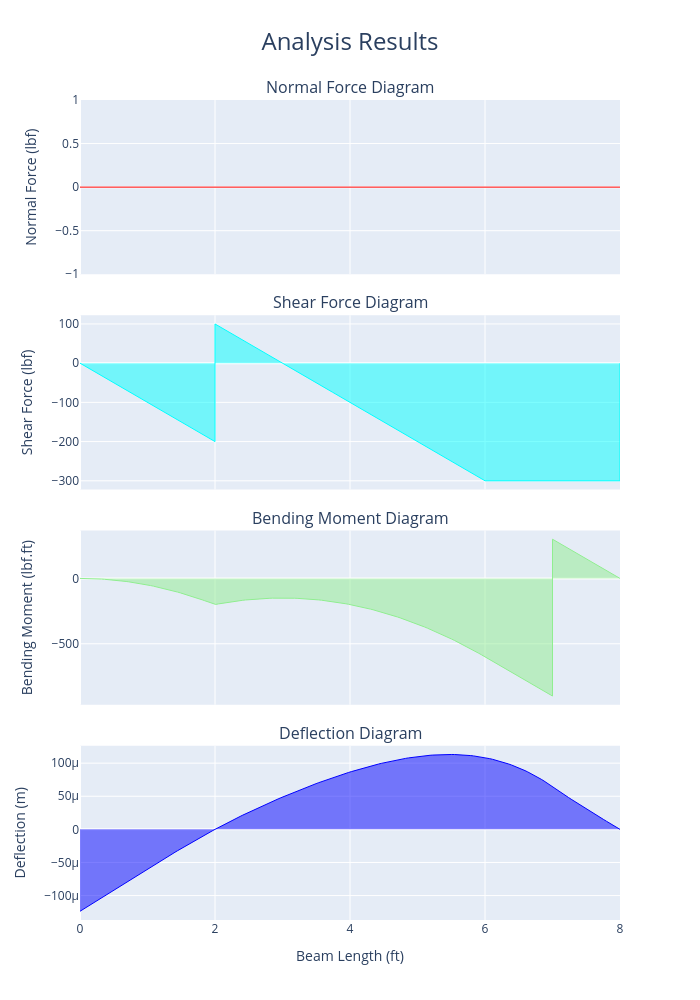

The notebook cell this image was saved under:
### Code cell
fig = beam.plot_beam_internal()
fig.show()

### Figure 1 — Plotly figure (JSON) as saved in the notebook; plotly's stock layout.template omitted (floating-point values rounded to 4 significant figures; data arrays with more than 128 entries replaced by an {"elided": "..."} marker saying what was removed)
{"data": [{"fill": "tozeroy", "hovertemplate": "x: %{x:.3f} %{meta[0]}<br>f(x): %{y:.3f} %{meta[1]}", "line": {"color": "red", "width": 1}, "meta": ["ft", "lbf"], "mode": "lines", "name": "Normal Force", "type": "scatter", "x": {"elided": "208 float values"}, "xaxis": "x", "y": {"elided": "208 int values"}, "yaxis": "y"}, {"fill": "tozeroy", "hovertemplate": "x: %{x:.3f} %{meta[0]}<br>f(x): %{y:.3f} %{meta[1]}", "line": {"color": "aqua", "width": 1}, "meta": ["ft", "lbf"], "mode": "lines", "name": "Shear Force", "type": "scatter", "x": {"elided": "208 float values"}, "xaxis": "x2", "y": {"elided": "208 float values"}, "yaxis": "y2"}, {"fill": "tozeroy", "hovertemplate": "x: %{x:.3f} %{meta[0]}<br>f(x): %{y:.3f} %{meta[1]}", "line": {"color": "lightgreen", "width": 1}, "meta": ["ft", "lbf.ft"], "mode": "lines", "name": "Bending Moment", "type": "scatter", "x": {"elided": "208 float values"}, "xaxis": "x3", "y": {"elided": "208 float values"}, "yaxis": "y3"}, {"fill": "tozeroy", "hovertemplate": "x: %{x:.3f} %{meta[0]}<br>f(x): %{y:.3f} %{meta[1]}", "line": {"color": "blue", "width": 1}, "meta": ["ft", "m"], "mode": "lines", "name": "Deflection", "type": "scatter", "x": {"elided": "208 float values"}, "xaxis": "x4", "y": {"elided": "208 float values"}, "yaxis": "y4"}], "layout": {"annotations": [{"font": {"size": 16}, "showarrow": false, "text": "Normal Force Diagram", "x": 0.5, "xanchor": "center", "xref": "paper", "y": 1, "yanchor": "bottom", "yref": "paper"}, {"font": {"size": 16}, "showarrow": false, "text": "Shear Force Diagram", "x": 0.5, "xanchor": "center", "xref": "paper", "y": 0.7375, "yanchor": "bottom", "yref": "paper"}, {"font": {"size": 16}, "showarrow": false, "text": "Bending Moment Diagram", "x": 0.5, "xanchor": "center", "xref": "paper", "y": 0.475, "yanchor": "bottom", "yref": "paper"}, {"font": {"size": 16}, "showarrow": false, "text": "Deflection Diagram", "x": 0.5, "xanchor": "center", "xref": "paper", "y": 0.2125, "yanchor": "bottom", "yref": "paper"}], "height": 1000, "showlegend": false, "title": {"font": {"size": 24}, "text": "Analysis Results", "x": 0.5}, "width": 700, "xaxis": {"anchor": "y", "domain": [0, 1], "matches": "x4", "showticklabels": false}, "xaxis2": {"anchor": "y2", "domain": [0, 1], "matches": "x4", "showticklabels": false}, "xaxis3": {"anchor": "y3", "domain": [0, 1], "matches": "x4", "showticklabels": false}, "xaxis4": {"anchor": "y4", "domain": [0, 1], "title": {"text": "Beam Length (ft)"}}, "yaxis": {"anchor": "x", "domain": [0.7875, 1], "title": {"text": "Normal Force (lbf)"}}, "yaxis2": {"anchor": "x2", "domain": [0.525, 0.7375], "title": {"text": "Shear Force (lbf)"}}, "yaxis3": {"anchor": "x3", "domain": [0.2625, 0.475], "title": {"text": "Bending Moment (lbf.ft)"}}, "yaxis4": {"anchor": "x4", "domain": [0, 0.2125], "title": {"text": "Deflection (m)"}}}}
